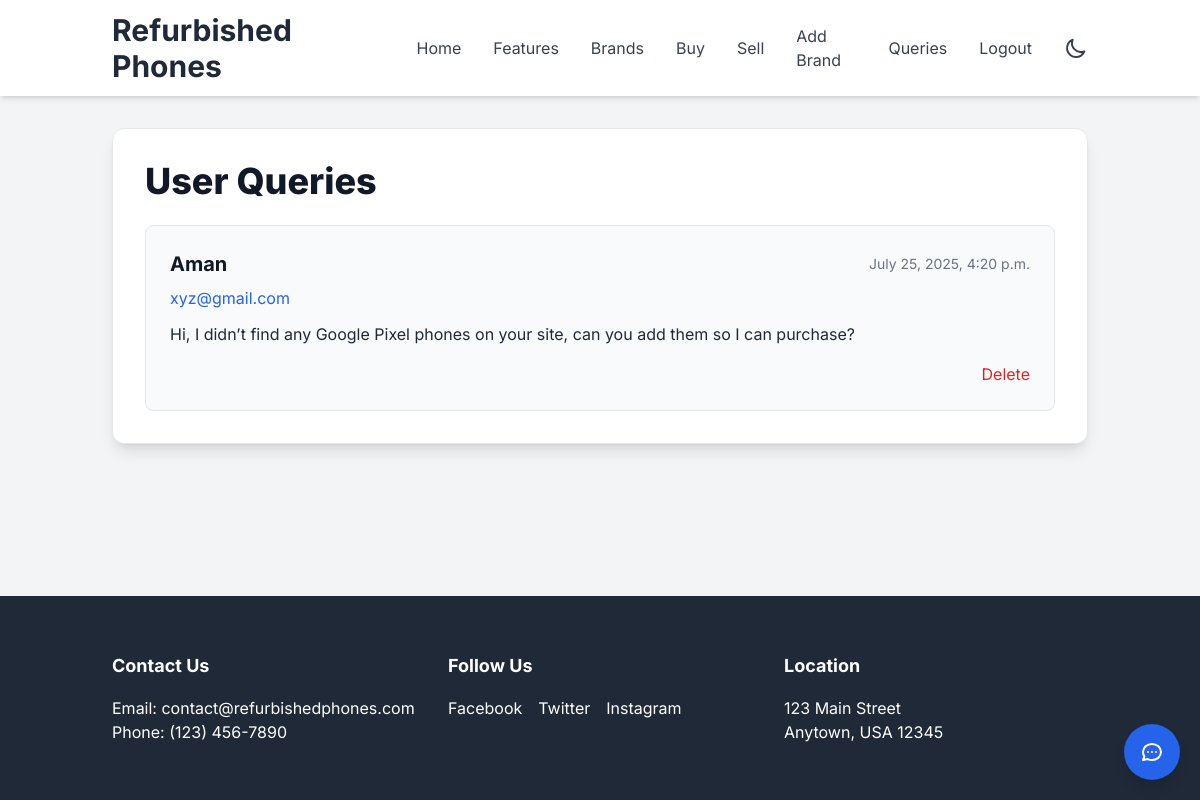
Screenshot of /inventory/queries/ (signed in) with the database file from the repository.
### inventory/models.py (models this page shows, shortened)
class Query(models.Model):
    name = models.CharField(max_length=100)
    email = models.EmailField()
    message = models.TextField()
    created_at = models.DateTimeField(auto_now_add=True)

### inventory/views.py (the view)
# urls.py: path('queries/', views.QueryListView.as_view(), name='query_list'),
@method_decorator(user_passes_test(is_staff), name='dispatch')
class QueryListView(ListView):
    model = Query
    template_name = 'inventory/query_list.html'
    context_object_name = 'queries'
    ordering = ['-created_at']

### inventory/views.py (called while the page is built)
def is_staff(user):
    return user.is_staff

### templates/inventory/query_list.html (shortened to what this page needs)
{% extends 'inventory/base.html' %}
{% block content %}
<div class="bg-white p-8 rounded-xl shadow-lg border border-gray-200">
    <h1 class="text-4xl font-extrabold text-gray-900 mb-6">User Queries</h1>
    {% if queries %}
        <div class="space-y-6">
            {% for query in queries %}
                <div class="p-6 bg-gray-50 dark:bg-gray-800 rounded-lg border border-gray-200 dark:border-gray-700">
                    <div class="flex justify-between items-center mb-2">
                        <h3 class="text-xl font-bold text-gray-900 dark:text-white">{{ query.name }}</h3>
                        <span class="text-sm text-gray-500 dark:text-gray-400">{{ query.created_at|date:"F d, Y, P" }}</span>
                    </div>
                    <p class="text-gray-600 dark:text-gray-300 mb-3">
                        <a href="mailto:{{ query.email }}" class="text-blue-600 hover:underline">{{ query.email }}</a>
                    </p>
                    <p class="text-gray-800 dark:text-gray-200 whitespace-pre-wrap">{{ query.message }}</p>
                    {% if user.is_staff %}
                        <div class="text-right mt-4">
                            <a href="{% url 'query_delete' query.pk %}" class="text-red-600 hover:text-red-800">Delete</a>
                        </div>
                    {% endif %}
                </div>
            {% endfor %}
        </div>
    {% else %}
        <p class="text-center text-gray-600 dark:text-gray-400 text-xl mt-10">No queries have been submitted yet.</p>
    {% endif %}
</div>
{% endblock %}

### templates/inventory/base.html (style rules this page uses)
body { font-family: 'Inter', sans-serif; }

### rows the page displays
Query: name "Aman", created_at "July 25, 2025, 4:20 p.m.", email "xyz@gmail.com", message "Hi, I didn’t find any Google Pixel phones on your site, can you add them so I can purchase?"
